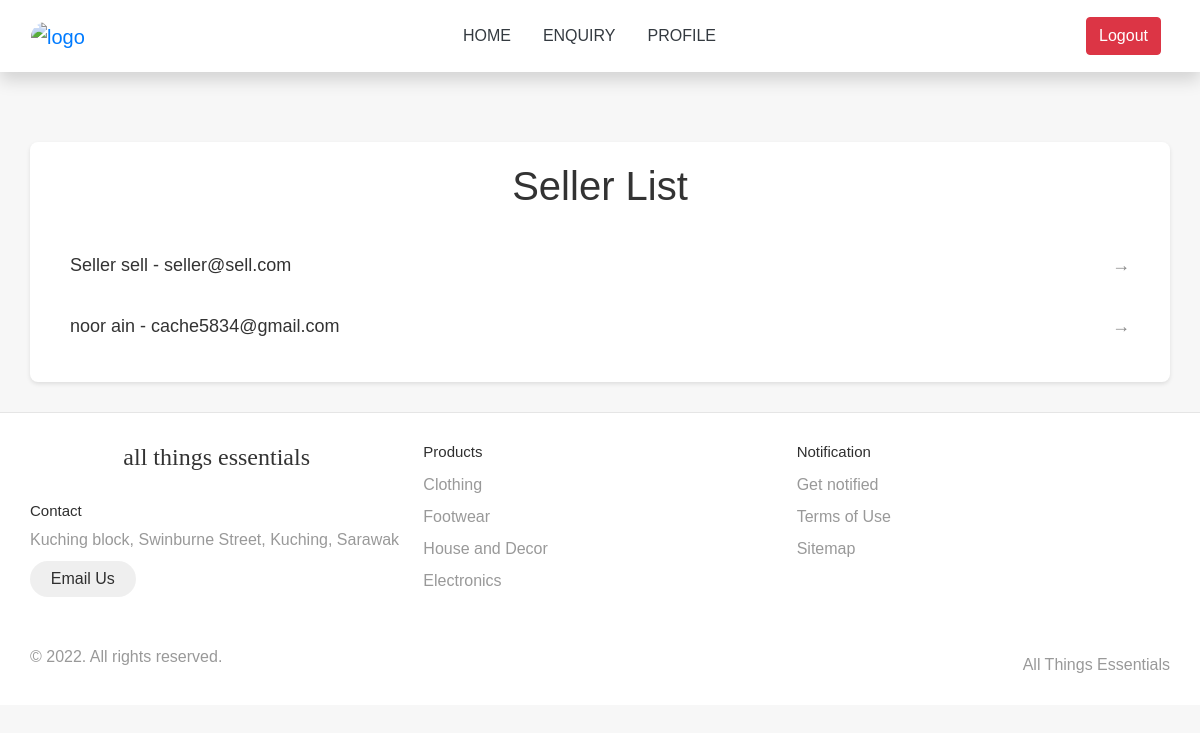
Page /Homepage/admin_seller.php on the committed database.
### tables this page shows
CREATE TABLE `users` (
  `id` int(11) NOT NULL,
  `name` text NOT NULL,
  `first_name` text NOT NULL,
  `last_name` text NOT NULL,
  `username` text NOT NULL,
  `email` text NOT NULL,
  `role_type` int(11) NOT NULL DEFAULT 1,
  `phone_number` text NOT NULL,
  `dob` date NOT NULL,
  `password` text NOT NULL,
  `validation_key` text NOT NULL,
  `seller_location` text DEFAULT NULL,
  `registration_date` date NOT NULL,
  `is_active` int(11) NOT NULL,
  `otp` text NOT NULL,
  `pp` text NOT NULL DEFAULT 'avatar3.png',
  `country_code` varchar(10) DEFAULT NULL,
  `address` text DEFAULT NULL,
  `postcode` varchar(20) DEFAULT NULL
);

### Homepage/admin_seller.php (the view, shortened to what this page needs)
<?php
include "../include/DBconn.php";
$seller_query = "SELECT id, first_name, last_name, email FROM users WHERE role_type = '2'";
$seller_result = mysqli_query($conn, $seller_query);
?>
<!DOCTYPE html>
<html lang="en">
<head>
    <link rel="stylesheet" href="https://maxcdn.bootstrapcdn.com/bootstrap/4.4.1/css/bootstrap.min.css">
</head>
<body>
    <div class="">
        <br><br><br>
        <?php include("../include/navigation.php"); ?>
    </div>
    <div class="container">
        <h1>Seller List</h1>
        <div class="list-group">
            <?php while($seller = mysqli_fetch_assoc($seller_result)) { ?>
                <a href="seller_details.php?id=<?php echo $seller['id']; ?>" class="list-group-item list-group-item-action">
                    <?php echo $seller['first_name'] . " " . $seller['last_name']; ?> - <?php echo $seller['email']; ?>
                </a>
            <?php } ?>
        </div>
    </div>
    <?php include('../include/footer.php') ?>
</body>
</html>

### Homepage/admin_seller.php (style rules this page uses)
body { padding-top: 70px; background: #f7f7f7; font-family: 'Arial', sans-serif; }
.container { background: #fff; border-radius: 8px; box-shadow: 0 2px 4px rgba(0, 0, 0, 0.1); padding: 20px; margin-bottom: 30px; }
.list-group-item { border: none; margin-bottom: 10px; transition: transform 0.2s; }
.list-group-item-action { color: #333; font-size: 18px; }
.list-group-item-action:after { content: '→'; float: right; color: #888; }
h1 { text-align: center; margin-bottom: 30px; color: #333; }

### rows in the picture
users: first_name "Seller", last_name "sell", email "seller@sell.com"
users: first_name "noor", last_name "ain", email "cache5834@gmail.com"
